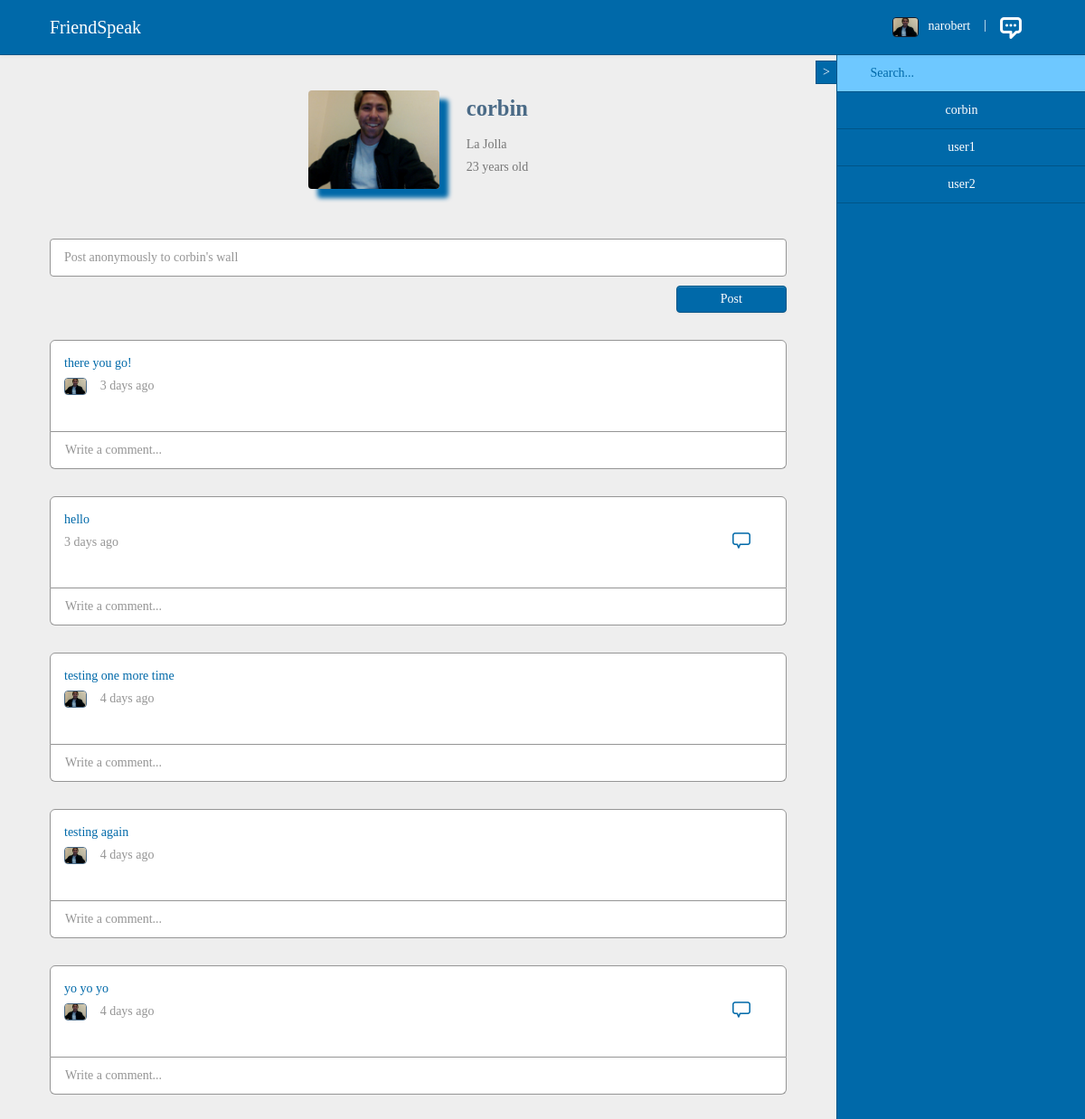
Screenshot of /profile/corbin/ (signed in) with the database file from the repository.
### blog/models.py (models this page shows, shortened)
class Ppost(models.Model):
  id = models.AutoField('#', primary_key=True)
  date = models.DateTimeField(default = datetime.now())
  profilepost = models.CharField(max_length = 1000)
  user1 = models.ForeignKey(User, related_name='user1')
  user2 = models.ForeignKey(User, related_name='user2')
  hascomments = models.BooleanField(default = False)
  clicked = models.BooleanField(default=False)
  likes = models.IntegerField(default = 0)
  def timeremoved(self):
      return timesince(self.date).split(', ')[0]

### blog/views.py (the view)
# urls.py: url(r'^profile/(?P<username>[\w\-]+)/$', 'blog.views.profile', name='profile'),
def profile(request, username):
    total = 0
    if (Profile.objects.filter(user__username = username).count() == 0):
        return render_to_response("error.html")
    friends = User.objects.all()
    profileposts = Ppost.objects.filter(user2__username = username).order_by("-id")
    profilecomments = Pcomment.objects.filter(profile = profileposts).order_by("-id")
    needclick = Ppost.objects.filter(user2 = request.user.id, clicked = False).order_by("-id")
    allposts = Ppost.objects.filter(user2 = request.user.id).order_by("-id")
    for n in needclick:
        total = total + 1
    if not request.user.is_authenticated():
        return render_to_response("register.html")
    return render_to_response("profile.html", {"user": request.user, "friends": friends, "username": username, "profileposts": profileposts, "profilecomments": profilecomments, "allposts": allposts, "total": total})

### templates/profile.html (shortened to what this page needs)
{% extends "base.html" %}
{% block body %}
<br><br>
  <center>
  <div class="together">
    <img class="photo" src="/static/images/nick_prof.jpg"></img>
    <div class="togetheragain">
      <h3 class="profilename">{{username}}</h3>
      <p class="city">La Jolla</p>
      <p class="age">23 years old</p>
    </div>
  </div>
  <br><br>
  <form method="POST" action="/postto/{{username}}/" enctype="multipart/form-data" style="margin-bottom:30px;">
    <input class="input-block-level lastinput" id="textbox" type="text" name="profilepost" maxlength="1000" placeholder="Post anonymously to {{username}}'s wall" required>
    <div class="buttonbox"><p style="margin:0;text-align:right;"><button class="btn btn-default" id="orangebutton" name="submit" type="submit">Post</button></p></div>
  </form>
  </center>
  {% for p in profileposts %}
    <div class="boxall">
    <div class="box">
      <div class="boxpost">
        <p class="whitetext">{{p.profilepost}}</p>
        {% if user.username == p.user1.username %}
        <p class="textal"><img class="photo-post" src="/static/images/nick_prof.jpg">{{p.timeremoved}} ago</p>
        {% else %}
        <p class="textal">{{p.timeremoved}} ago</p>
        {% endif %}
      </div>
      <div class="boxbuttons">
        {% if p.hascomments == True %}
        <div class="commenticon" id="getcomments{{p.id}}"><img id="commentimage{{p.id}}" src="/static/images/comment.png"></div>
        {% endif %}
      </div>
    </div>
    <div class="commentbox">
      <form method="POST" action="/commentprofile/{{p.id}}/" enctype="multipart/form-data" style="margin:0;" id="formid{{p.id}}" data-id="{{p.id}}">
        <input class="input-block-level commentinput commentfocus{{p.id}}" id="textbox" type="text" name="profilecomment" maxlength="500" placeholder="Write a comment..." required>
      </form>
    </div>
    </div>
  {% endfor %}
<br><br><br>
{% endblock %}

### templates/base.html (shortened to what this page needs)
<!DOCTYPE html>
<html lang="en">
  <head>
    <link type='text/css' href="/static/css/bootstrap.css" rel="stylesheet" />
    <link type='text/css' href="/static/css/style.css" rel="stylesheet" />
    <link type='text/css' href="/static/css/simple-sidebar.css" rel="stylesheet" />
    <link href="/static/css/bootstrap-responsive.css" rel="stylesheet">
  </head>
  <body>
    {% load humanize %}
    <div class="navbar navbar-fixed-top">
      <div class="navbar-inner">
        <div class="container-fluid">
          <a class="brand" href="/">FriendSpeak</a>
          <ul class="nav pull-right">
            {% if user.is_authenticated %}
            <li><a class="photoadjust" href="/myprofile/"><img class="photo-icon" src="/static/images/nick_prof.jpg">&nbsp;&nbsp;&nbsp;{{user.username}}</a></li>
            <li><a class="navdivider">|</a></li>
            <li class="dropdown">
              {% if total > 0 %}
              <a data-toggle="dropdown" style="cursor:pointer;" id="changemessage"><img id="changemessagecolor" src="/static/images/message.png">&nbsp;&nbsp;<font style="color:#f90;">{{total}}</font></a>
              {% else %}
              <a data-toggle="dropdown" style="cursor:pointer;" id="changemessage"><img id="changemessagecolor" src="/static/images/message.png"></a>
              {% endif %}
            </li>
            {% else %}
            <form method="post" action="/login/" style="margin:0;">
              <input type="text" name="username" maxlength="254" placeholder="Username" required>
              <input type="password" name="password" maxlength="4096" placeholder="Password" required>
              <button class="btn" name="submit" type="submit">Sign in</button>
            </form>
            {% endif %}
          </ul>
        </div>
      </div>
    </div>
    {% if user.is_authenticated %}
    <div class="slidebar">
      <a href="#menu-toggle" id="menu-toggle">&gt;</a>
    </div>
    <div id="wrapper">
      <div id="sidebar-wrapper">
        <ul class="sidebar-nav" id="friendsList">
          <div class="sidebar-brand"><input class="filterinput" id="filterbox" type="text" onkeyup="filter(this)" placeholder="Search..."></div>
          {% for f in friends %}
            {% if f.username != user.username %}
            <li><p style="margin:0;color:white;"><a href="/profile/{{f.username}}/">{{f.username}}</a></p></li>
            {% endif %}
          {% endfor %}
        </ul>
      </div>
      <div id="page-content-wrapper">
        <div class="container-fluid">
          {% block body %}
          {% endblock %}
        </div>
      </div>
    </div>
    {% endif %}
  </body>
</html>

### static/css/style.css (style rules this page uses)
.commenticon { display: inline-block; margin-top: 22px; float: right; margin-right: 30px; cursor: pointer; }
#menu-toggle { text-decoration: none; color: white; }
.buttonbox { padding-top: 5px; }
.whitetext { color: #0069a9; margin-bottom: 5px; }
#orangebutton { background: #0069a9; text-shadow: none; width: 15%; color: white; border: 1px solid #005487; }
.slidebar { position: fixed; z-index: 1000; background: #0069a9; right: 275px; top: 67px; padding: 2px 7px; border-top: 1px solid #005487; border-bottom: 1px solid #005487; border-left: 1px solid #005487; overflow-y: auto; -webkit-transition: all 0.5s ease; -moz-transition: all 0.5s ease; -o-transition: all 0.5s ease; transition: all 0.5s ease; }
.filterinput { background: #6ec8ff !important; box-shadow: none !important; border: none !important; color: white !important; padding-left: 10px !important; }
.lastinput { margin-bottom: 5px !important; border: 1px solid #959595 !important; background: white !important; box-shadow: none !important; color: #0069a9 !important; padding-left: 15px !important; padding-top: 20px !important; padding-bottom: 20px !important; }
.commentinput { margin-bottom: 5px; border: none !important; background: white !important; box-shadow: none !important; color: #0069a9 !important; }
.box { border: 1px solid #959595; min-height: 70px; background: white; padding-top: 15px; padding-bottom: 15px; padding-left: 15px; padding-right: 5px; border-top-left-radius: 6px; border-top-right-radius: 6px; display: block; }
.commentbox { border-bottom: 1px solid #959595; border-left: 1px solid #959595; border-right: 1px solid #959595; background: white; padding-top: 0; padding-bottom: 0; padding-left: 10px; margin-bottom: 30px; border-bottom-left-radius: 6px; border-bottom-right-radius: 6px; display: block; }
.boxpost { display: inline-block; vertical-align: top; width: 85%; }
.boxbuttons { display: inline-block; width: 14%; }
.together { display: inline-block; }
.togetheragain { display: inline-block; }
.photo { border-radius: 4px; position: relative; float: left; width: 145px; height: auto; box-shadow: 10px 10px 5px #0069a9; margin-right: 30px; margin-bottom: 30px; }
.photo-icon { border-radius: 4px; width: auto; height: 20px; border: 1px solid #151c2b; }
.photo-post { margin-right: 15px; border-radius: 4px; width: auto; height: 17px; border: 1px solid #4a6a86; }
.profilename { color: #4a6a86; text-align: left; margin-bottom: 10px; margin-top: 0; }
.age { text-align: left; color: #777777; }
.city { text-align: left; margin-bottom: 5px; color: #777777; }
.boxall { margin-bottom: 30px; }
.textal { text-align: left; color: #959595; margin-bottom: 15px; }

### static/css/simple-sidebar.css (style rules this page uses)
#wrapper { padding-right: 0; -webkit-transition: all 0.5s ease; -moz-transition: all 0.5s ease; -o-transition: all 0.5s ease; transition: all 0.5s ease; }
#sidebar-wrapper { z-index: 1000; position: fixed; right: 275px; width: 0; height: 100%; margin-right: -276px; overflow-y: auto; background: #0069a9; border-left: 1px solid #005487; -webkit-transition: all 0.5s ease; -moz-transition: all 0.5s ease; -o-transition: all 0.5s ease; transition: all 0.5s ease; }
#page-content-wrapper { width: 100%; position: absolute; padding: 15px; }
.sidebar-nav { position: absolute; top: 0; width: 275px; margin: 0; padding: 0; list-style: none; }
.sidebar-nav li { line-height: 40px; }
.sidebar-nav li a { font-size: 14px; display: block; text-align: center; text-decoration: none; color: white; border-bottom: 1px solid #005487; background: #0069a9; }
.sidebar-nav > .sidebar-brand { color: white; padding-bottom: 6px; padding-top: 2px; text-align: center; background: #6ec8ff; border-bottom: 1px solid #005487; }
@media (min-width:768px) { #wrapper { padding-right: 275px; } }
@media (min-width:768px) { #sidebar-wrapper { width: 275px; } }
@media (min-width:768px) { #page-content-wrapper { padding: 0; position: relative; } }

### templates/base.html (style rules this page uses)
body { font-family: Baskerville, serif !important; background: #eeeeee; padding-top: 60px; }

### rows the page displays
Ppost: profilepost "there you go!", timeremoved "3 days"
Ppost: profilepost "hello", timeremoved "3 days", hascomments True (drawn)
Ppost: profilepost "testing one more time", timeremoved "4 days"
Ppost: profilepost "testing again", timeremoved "4 days"
Ppost: profilepost "yo yo yo", timeremoved "4 days", hascomments True (drawn)

### other values shown
{{ user.username }} "narobert"
{{ f.username }} "corbin"
{{ f.username }} "user1"
{{ f.username }} "user2"
{{ username }} "corbin"
